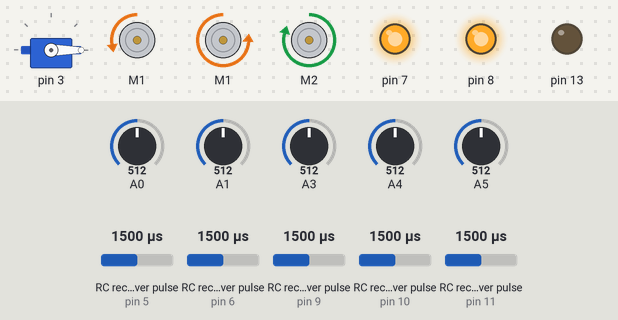
The sketch below on a simulated Arduino Uno, built with avr-gcc and run on an emulated ATmega328P. Parts: servo, 3 × DC motor (green arrow = forward, orange = backward, longer = faster), output pins drawn as LEDs (lit = HIGH). Wiring (inferred from the names in the program): 5 × RC receiver channel: data pin 5 / data pin 6 / data pin 10 / data pin 11 / data pin 9. The inputs (shaded band) are chosen by the test bench; at power-on: RC receiver pulse (sensors on pin 5, pin 6, pin 10, pin 9, pin 11) 1500 µs, A0 = 512, A1 = 512, A3 = 512, A4 = 512, A5 = 512. What the sketch prints to the serial monitor is not drawn.

Above: at 1.2 s.
1.3 s: RC receiver pulse (sensor on pin 5) set to 1538 µs
4.3 s: RC receiver pulse (sensor on pin 5) set to 1556 µs
At 5.5 s:
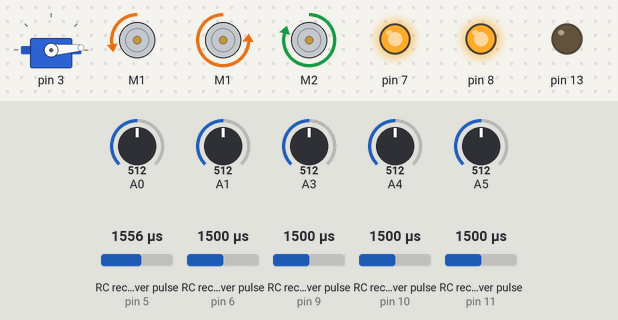
6.0 s: RC receiver pulse (sensor on pin 6) set to 1610 µs
At 7.9 s:
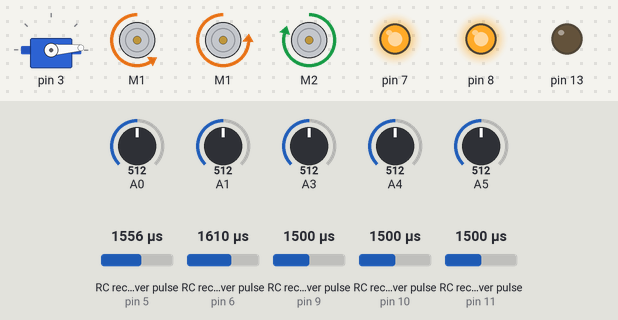
9.0 s: RC receiver pulse (sensor on pin 10) set to 1486 µs
At 10.1 s:
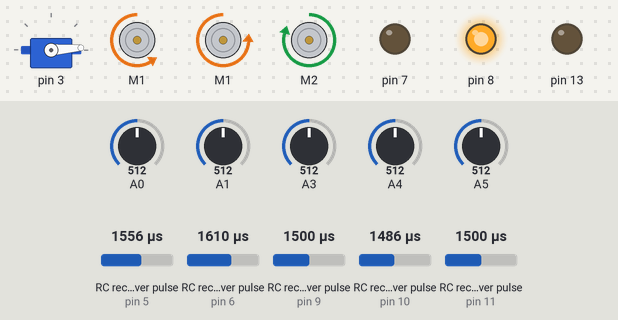
10.6 s: A0 set to 733
13.6 s: A0 set to 760
Timing chart, 0 to 16.2 s (numbered marks = the images above; inputs shaded):
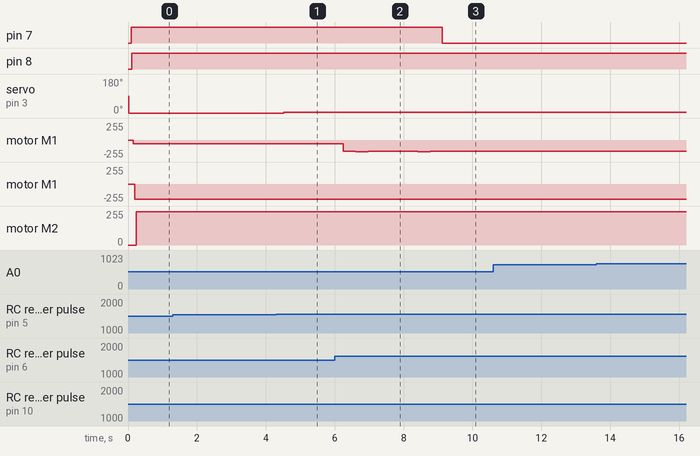

Measured:
- the behaviour switches between 1500 and 1499 µs on RC receiver pulse (sensor on pin 10) (found by bisection; images 2 and 3)
- after the input at 1.3 s, every drawn part: stays the same
- after the input at 4.3 s, servo on pin 3: 0° → 4° after 0.22 s
- after the input at 6.0 s, motor M1: goes backward 172/255 0.36 s, backward 178/255 0.36 s, backward 172/255 1.4 s, backward 178/255 0.36 s, then backward 172/255, starting after 0.25 s
- after the input at 9.0 s, pin 7: HIGH → LOW after 0.12 s
- after the input at 10.6 s, every drawn part: stays the same
- after the input at 13.6 s, every drawn part: stays the same

The sketch:

linda_main.ino
```cpp
#include <SabertoothSimplified.h>
#include <SoftwareSerial.h>
#include "RunningAverage.h"


#include <Servo.h>
//#include <SabertoothSimplified.h>


// #include "serial_command.h"
#include "linda.h"

Linda l;
// SerialCommand sc;

unsigned int timeDiff;

void setup() {

    Serial.begin(9600);
    Serial.println("Initialising!");

    /* ENGINE AUTOSTART (disabled for now..., RC operator can do this manually)
    delay(3000);

    // Turn on the ignition
    // (i.e. turn the ignition to the ON state, but not start the engine, yet)
    Serial.println("Ignition!");
    l.set_current_state_ID(IGNITION_STATE);

    delay(250);

    // Ok, lets start the engine!
    Serial.println("Engine!");
    l.set_current_state_ID(ENGINE_START_STATE);
    */

    // Lets go into the Remote Control Teleoperation state!
    // This control the car based on PWM commands read from the RC reciever
    l.Init();
    l.set_current_state_ID(HALT_STATE);
    //l.set_current_state_ID(AUTONOMOUS_SWITCH_STATE);

    // Please note that AI state is currently untested!
}


void loop() {
  // This is where all of the driverless car goodness happens

  // If AI mode is used, we read commands from the serial port
  // if(l.getcurrentStateID() == 7) {
  //   sc.ReadData();
  //
  //   if(sc.message_time - timeDiff > 500)
  //   if ( sc.message_type != -1 ) {
  //        Serial.print("valid message:");
  //        Serial.print(sc.message_type);
  //        Serial.print(",");
  //        Serial.print(sc.message_steering);
  //        Serial.print(",");
  //        Serial.print(sc.message_brakes);
  //        Serial.print(",");
  //        Serial.print(sc.message_accelerator);
  //        Serial.print(",");
  //        Serial.println(sc.message_gear);
  //
  //        l.process_command(sc.message_accelerator, sc.message_brakes, sc.message_steering, sc.message_gear);
  //        sc.Reset();
  //   } else {
  //     //Serial.println("In AI mode but did not receive valid message");
  //     //l.process_command(1500,1500,1500,l.get_current_gear_position());
  //   }
  // } else {
  //   // process_command() MUST be called in the main loop
  //   l.process_command();
  // }
  // process_command() MUST be called in the main loop
  l.process_command();

}
```

motor_controller.h
```cpp
class MotorController
{
    public:
      MotorController(String _my_name, SabertoothSimplified* _motor_interface,
          int _motor_id, int _feedback_pin, int _motor_min_pos, int _motor_max_pos, int _motor_max_power,
          double _Kp = 0.5, double _Ki = 0.0, double _Kd = 0.0);

      void SetTargetPosition(double target_pos);


      // FIXME: TEST THIS!!!
      double GetCurrentPosition();
      boolean isMotorMoving();

      // TODO: Add the option for a callback when the target position is reached???

    private:
      String my_name;
      SabertoothSimplified* motor_interface;
      int motor_id;
      int feedback_pin;
      double Kp;
      double Kd;
      double Ki;
      int motor_min_pos;
      int motor_max_pos;
      int motor_max_power;
      bool motor_is_moving;
};

MotorController::MotorController(String _my_name, SabertoothSimplified* _motor_interface,
    int _motor_id, int _feedback_pin, int _motor_min_pos, int _motor_max_pos, int _motor_max_power,
    double _Kp = 0.5, double _Ki = 0.0, double _Kd = 0.0)
{
    // init the motor controller here
    this->my_name         = _my_name;
    this->motor_id        = _motor_id;
    this->motor_interface = _motor_interface;
    this->feedback_pin    = _feedback_pin;
    this->motor_min_pos   = _motor_min_pos;
    this->motor_max_pos   = _motor_max_pos;
    this->motor_max_power = _motor_max_power;
    this->Kp              = _Kp;
    this->Ki              = _Ki;
    this->Kd              = _Kd;
    this->motor_is_moving = false;
}

double MotorController::GetCurrentPosition()
{
    Serial.print("potpos = ");
    Serial.println(analogRead(feedback_pin));
    return double(analogRead(feedback_pin));
}

void MotorController::SetTargetPosition(double target_pos)
{
    // Implementation of a PID controller
    // TODO add make P and D terms work properly

    if (target_pos < motor_min_pos) {
        target_pos = motor_min_pos;
    } else if (target_pos > motor_max_pos) {
        target_pos = motor_max_pos;
    }

    //double current_pos = this->GetCurrentPosition();
    double current_pos = double(analogRead(feedback_pin));
    // Serial.print(", current_pos=");
    // Serial.print(current_pos);

    double pTerm = current_pos - target_pos;
    double iTerm = 0.0;
    double dTerm = 0.0;
    double output = int(Kp * pTerm + Ki * iTerm + Kd * dTerm);

    if ( output < -1 * motor_max_power ) {
      output = -1 * motor_max_power;
    } else if ( output > motor_max_power ) {
      output = motor_max_power;
    }

    // Serial.println("");
    // Serial.print(my_name);
    // Serial.print(", motor ID: ");
    // Serial.print(motor_id);
    // Serial.print(", output=");
    // Serial.print(output);
    // Serial.print(", target_pos=");
    // Serial.print(target_pos);

    if (abs(output) > 10)
    {
        motor_is_moving = true;
        motor_interface->motor(motor_id, output);
    }
    else
    {
        motor_is_moving = false;
    }
}

boolean MotorController::isMotorMoving()
{
    // Returns true if a motion command is currently in operation
    //return is_motor_moving();
    return motor_is_moving;
}
```

serial_command.h
```cpp
// #include <SoftwareSerial.h>

#define MAX_CHARS       24
#define MESSAGE_START 0x23
#define MESSAGE_END   0x21

#define NO_MESSAGE -1

// Message Format:
// char MESSAGE_START '#'
// char message type
// char 0x2c ','
// char[9] data1
// char 0x2c ','
// char[9] data2
// char MESSAGE_END '!'

// #define JETSON_SERIAL_TX		NOT_A_PIN
// #define JETSON_SERIAL_RX		4
//
// SoftwareSerial jetson_serial(JETSON_SERIAL_RX, JETSON_SERIAL_TX); // RX, TX

class SerialCommand
{
	public:
		int message_type;
    unsigned long message_time;  // Time
    int message_steering; // Steering
		int message_brakes; // Brake
		int message_accelerator; // Accelerator
		int message_gear;	// Gear

		SerialCommand();
		void ReadData();
		void Reset();

		private:
			String cmd_string;
			int curr_pos;
			bool reading_message;

			bool haveValidMessage();
};


SerialCommand::SerialCommand()
{
  //Serial.begin(9600);
	//jetson_serial.begin(9600);
  Reset();
}

void SerialCommand::ReadData()
{
  if (Serial.available() <= 0)
  {
    return;
  }

  int read_byte = Serial.read();

  if (! reading_message) {
    if (read_byte == MESSAGE_START) {
      reading_message = true;
    }
    return;
  }

  if (read_byte != MESSAGE_END)
  {
    cmd_string += (char)read_byte;
    curr_pos++;
    if ( curr_pos >= MAX_CHARS ) {
      Reset();
    }
    return;
  }

  // Once we receive our MESSAGE_END, then
  // validate we have a valid message packet
  if ( ! haveValidMessage() ) {
    Reset();
    Serial.println("Not valid message");
    return;
  }


	// Data1
  message_type = cmd_string.substring(0).toInt();
  bool found = false;
  char p = 2;
  for (; p < MAX_CHARS; p++)
  {
    if ( ! ( isDigit( cmd_string.charAt(p) ) || cmd_string.charAt(p) == '.' ) ) {
      // If the char is a comma, then parse the data we have
      if ( cmd_string.charAt(p) == 0x2c ) {
        message_steering = cmd_string.substring(2, p).toInt();
        found = true;
        break;
      }
      // otherwise we bail out
      break;
    }
  }


  if ( ! found ) {
    Reset();
    return;
  }

	// Data2
  found = false;
	int q = p + 1;
  for (q; q < MAX_CHARS; q++)
  {
    if ( ! ( isDigit( cmd_string.charAt(q) ) || cmd_string.charAt(q) == '.' ) ) {
      // If the char is a comma, then parse the data we have
      if ( cmd_string.charAt(q) == 0x2c ) {
        message_accelerator = cmd_string.substring(p + 1, q).toInt();
        found = true;
        break;
      }
      // otherwise we bail out
      break;
    }
  }

  if ( ! found ) {
    Reset();
    return;
  }


	// Data3
  found = false;
	int r = q + 1;
  for (r; r < MAX_CHARS; r++)
  {
    if ( ! ( isDigit( cmd_string.charAt(r) ) || cmd_string.charAt(r) == '.' ) ) {
      // If the char is a comma, then parse the data we have
      if ( cmd_string.charAt(r) == 0x2c ) {
        message_brakes = cmd_string.substring(q + 1, r).toInt();
        found = true;
        break;
      }
      // otherwise we bail out
      break;
    }
  }

  if ( ! found ) {
    Reset();
    return;
  }

	// Data4
	found = false;
	int s = r + 1;
  for (int s = r + 1; s < MAX_CHARS; s++)
  {
    if ( ! ( isDigit( cmd_string.charAt(s) ) || cmd_string.charAt(s) == '.' ) ) {
      // If the char is a comma, then parse the data we have
      if ( cmd_string.charAt(s) == NULL ) {
        message_gear = cmd_string.substring(r + 1, s).toInt();
        found = true;
        break;
      }
      // otherwise we bail out
      break;
    }
  }

  message_time = millis();

  if ( ! found ) {
    Reset();
    return;
  }
}

void SerialCommand::Reset() {
  cmd_string      = "";
  reading_message = false;
  curr_pos        = 0;
  message_time    = -1;
  message_type    = -1;
  message_steering   = -1;
  message_brakes   = -1;
  message_accelerator   = -1;
  message_gear   = -1;
}

bool SerialCommand::haveValidMessage() {
  int comma_count = 0;
  for ( int p = 1; p < cmd_string.length(); p++ ) {
    if ( cmd_string.charAt(p) == ',' ) {
      comma_count += 1;
    }
  }
  // Did we find the expected 2 commas
  return ( comma_count == 4 );
}
```

Source omitted: linda.h (29898 bytes)
